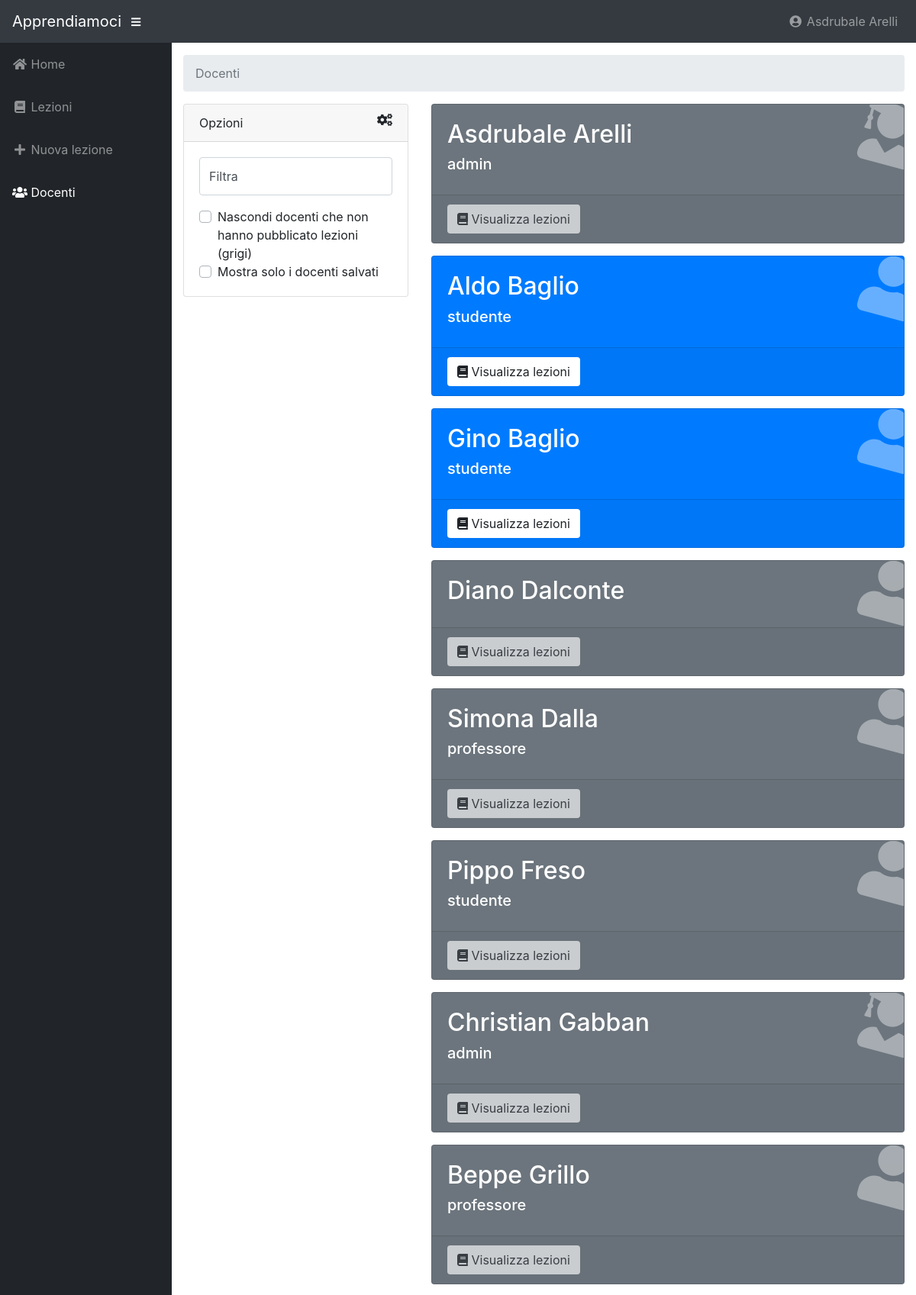
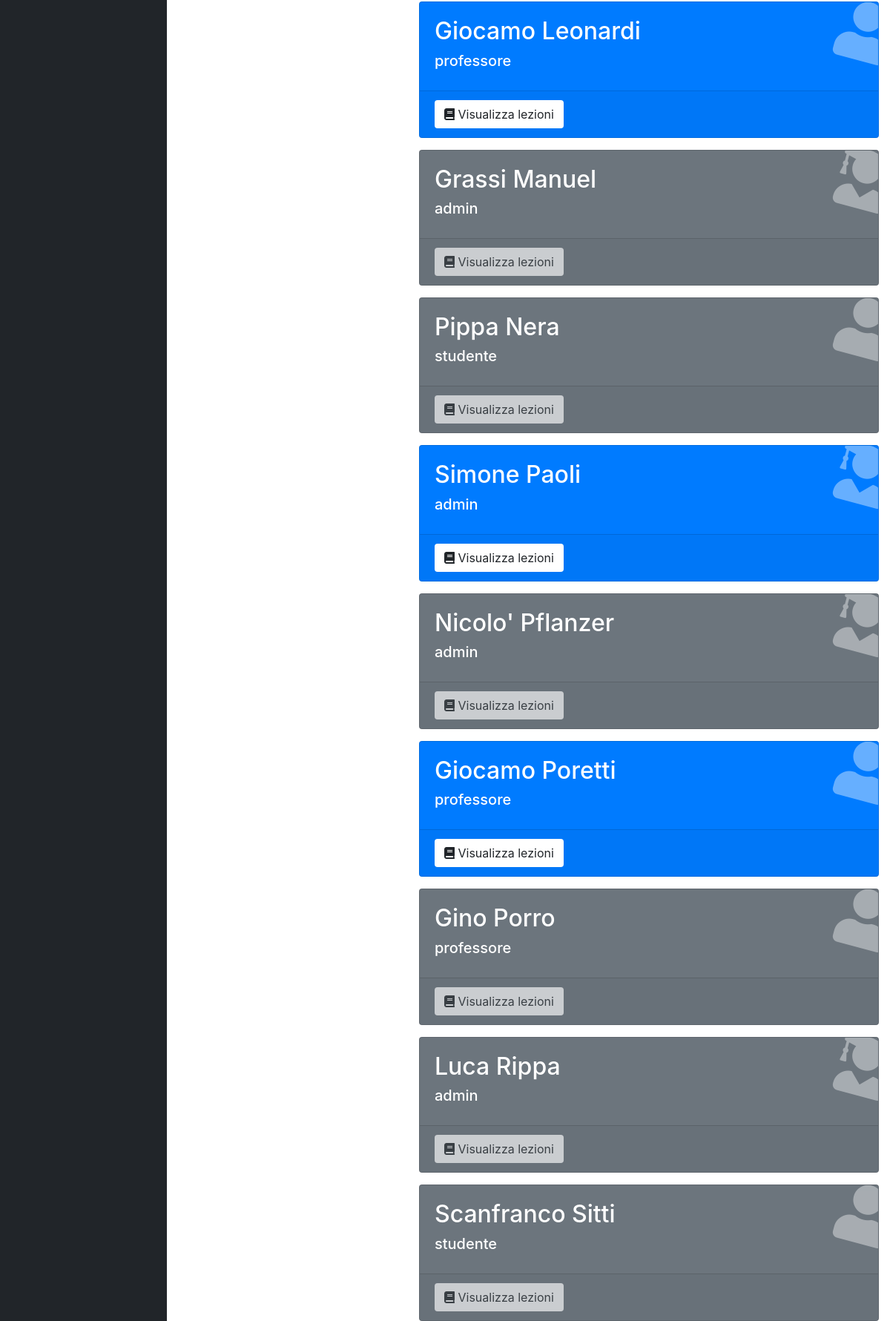
The app's page /docenti/index.php (signed in, upper part) with its own data (2 pictures, top to bottom).
### tables this page shows
CREATE TABLE `utenti` (
  `id` int(15) NOT NULL AUTO_INCREMENT,
  `email` varchar(30) NOT NULL,
  `password` varchar(40) NOT NULL,
  `nome` varchar(20) NOT NULL,
  `cognome` varchar(20) NOT NULL,
  `domandaSicurezza` varchar(100),
  `rispostaSicurezza` varchar(20),
  `tipo` ENUM('studente', 'professore', 'admin') DEFAULT 'studente',
  `avatar` varchar(100),
  `aiuti` BOOLEAN DEFAULT 1,
  PRIMARY KEY (`id`),
  UNIQUE KEY (`email`)
);

### src/connection.php (called while the page is built, shortened)
<?php
  function query($sql){
    $conn = new mysqli("localhost", "root", "", "apprendiamo");
    $tabella = array();
    $result = $conn->query($sql);
    if (isset($result->num_rows)){
      if ($result->num_rows == 0) {
        return $tabella;
      } else while($row = $result->fetch_assoc()){
        array_push($tabella, $row);
      }
      return $tabella;
    } else {
      $conn->close();
    }
  }
?>

### src/docenti/wrapper.php (the view, shortened to what this page needs)
<div id="wrapper">
  <?php include '../wrapper_head.php' ?>
  <?php $idUtente = $_SESSION['user_row']['id'] ?>
  <?php $docenti = query("SELECT utenti.*, COUNT(lezioni.id) as count, utenti.preferito
                          FROM (
                            SELECT utenti.*, utentidiutenti.preferito
                            FROM utenti
                            LEFT JOIN utentidiutenti
                              ON (
                                utentidiutenti.idUtente=utenti.id AND
                                utentidiutenti.idStudente=$idUtente
                              )
                            ) as utenti
                          LEFT JOIN lezioni
                            ON (
                              lezioni.idUtente=utenti.id
                            )
                            GROUP BY utenti.id
                            ORDER BY utenti.cognome, utenti.nome
                          ") ?>
  <div id="content-wrapper">
    <div class="container-fluid">
      <ol class="breadcrumb">
        <li class="breadcrumb-item active">Docenti</li>
      </ol>
      <div class="row">
        <div class="col-xl-4 col-sm-12 mb-3">
          <div class="card">
            <div class="card-header">
              Opzioni
              <a>
                <i class="fas fa-cogs float-right"></i>
              </a>
            </div>
            <div class="card-body">
              <div class="form-group">
                <div class="form-label-group">
                  <input type="text" id="inputFiltra" class="form-control" placeholder="Filtra" autofocus="autofocus" onkeyup="filtra()">
                  <label for="inputFiltra">Filtra</label>
                </div>
              </div>
              <div class="custom-control custom-checkbox">
                <label class="custom-control-label" for="filtraInattivi" >Nascondi docenti che non hanno pubblicato lezioni (grigi)</label>
              </div>
              <div class="custom-control custom-checkbox">
                <label class="custom-control-label" for="filtraPreferiti" >Mostra solo i docenti salvati</label>
              </div>
            </div>
          </div>
        </div>
        <div class="col-xl-8 col-sm-12">
        <?php foreach ($docenti as $docente): ?>
          <?php if ($docente['count']): ?>
            <div class="card text-white o-hidden bg-primary mb-3" attivo="si" name="docente" preferito="<?php echo +$docente['preferito'] ?>">
          <?php else: ?>
            <div class="card text-white o-hidden bg-secondary mb-3" attivo="no" name="docente" preferito="<?php echo +$docente['preferito'] ?>">
          <?php endif; ?>
            <div class="card-body">
              <div class="card-body-icon">
                <?php if ($docente['tipo'] == 'admin'): ?>
                  <i class="fas fa-user-graduate"></i>
                <?php else: ?>
                  <i class="fas fa-user"></i>
                <?php endif; ?>
              </div>
              <div class="mr-5">
                <h2><?php echo $docente['nome']. " " .$docente['cognome']?></h2>
                <h5><?php echo $docente['tipo'] ?></h5>
              </div>
            </div>
            <div class="card-footer">
              <form method="post">
              <button type="button" class="btn bg-white" onclick="window.location='../lezioni/?utente=<?php echo $docente['id'] ?>'" <?php if (!$docente['count']): ?>disabled="disabled" title="nessuna lezione" <?php endif; ?>>
                <i class="fas fa-book"></i> Visualizza lezioni
              </button>
              </form>
            </div>
          </div>
        <?php endforeach; ?>
      </div>
    </div>
    </div>
  </div>
</div>

### records on screen
utenti: nome "Asdrubale", cognome "Arelli", tipo "admin"
utenti: nome "Aldo", cognome "Baglio", tipo "studente"
utenti: nome "Gino", cognome "Baglio", tipo "studente"
utenti: nome "Diano", cognome "Dalconte"
utenti: nome "Simona", cognome "Dalla", tipo "professore"
utenti: nome "Pippo", cognome "Freso", tipo "studente"
utenti: nome "Christian", cognome "Gabban", tipo "admin"
utenti: nome "Beppe", cognome "Grillo", tipo "professore"
utenti: nome "Giocamo", cognome "Leonardi", tipo "professore"
utenti: nome "Grassi", cognome "Manuel", tipo "admin"
utenti: nome "Pippa", cognome "Nera", tipo "studente"
utenti: nome "Simone", cognome "Paoli", tipo "admin"
utenti: nome "Nicolo'", cognome "Pflanzer", tipo "admin"
utenti: nome "Giocamo", cognome "Poretti", tipo "professore"
utenti: nome "Gino", cognome "Porro", tipo "professore"
utenti: nome "Luca", cognome "Rippa", tipo "admin"
utenti: nome "Scanfranco", cognome "Sitti", tipo "studente"

### other values on screen
$_SESSION['user_row']['nome'] "Asdrubale"
$_SESSION['user_row']['cognome'] "Arelli"
